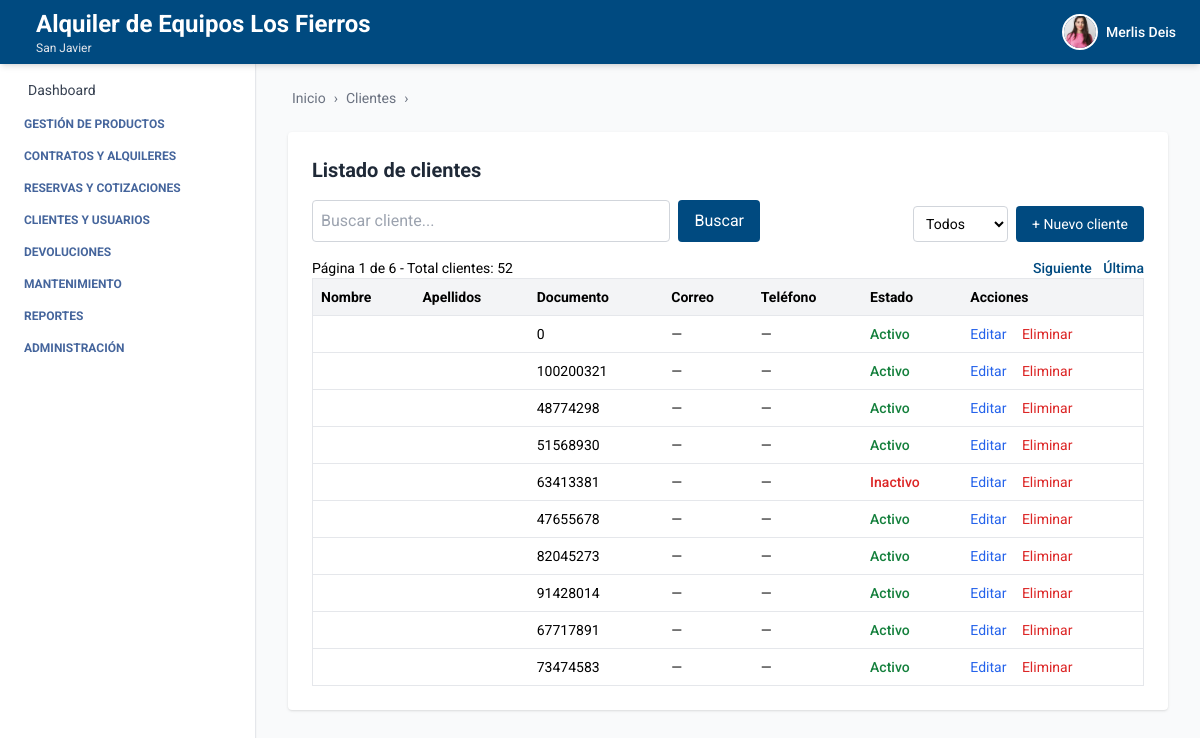
Screenshot of /clientes/ (signed in) with the database file from the repository.
### autenticacion/models.py (models this page shows, shortened)
class Usuario(AbstractUser):
    telefono = models.CharField(max_length=20, blank=True, null=True)
    empresa = models.ForeignKey(Empresa, on_delete=models.SET_NULL, null=True, blank=True)
    sucursal = models.ForeignKey(Sucursal, on_delete=models.SET_NULL, null=True, blank=True)
    ESTADOS = [
        ("activo", "Activo"),
        ("inactivo", "Inactivo"),
    ]
    estado = models.CharField(max_length=10, choices=ESTADOS, default="activo")
    foto_perfil = models.ImageField(upload_to='usuarios/img/', blank=True, null=True)
    groups = models.ManyToManyField(
        Group,
        related_name='usuarios',  # Evita conflicto con 'user_set'
        blank=True,
        help_text='The groups this user belongs to.',
        verbose_name='groups'
    )
    user_permissions = models.ManyToManyField(
        Permission,
        related_name='usuarios',  # Evita conflicto con 'user_set'
        blank=True,
        help_text='Specific permissions for this user.',
        verbose_name='user permissions'
    )

### empresa/models.py (models this page shows, shortened)
class Empresa(models.Model):
    ESTADOS = [
        ("activo", "Activo"),
        ("inactivo", "Inactivo"),
    ]
    nombre = models.CharField(max_length=100)
    nit = models.CharField(max_length=50, unique=True)
    ciudad = models.CharField(max_length=100, blank=True, null=True)
    direccion = models.CharField(max_length=255, blank=True, null=True)
    departamento = models.CharField(max_length=100, blank=True, null=True)
    telefono = models.CharField(max_length=20, blank=True, null=True)
    estado = models.CharField(max_length=20, choices=ESTADOS, default="activo")
    logo = models.ImageField(upload_to='empresas/img/', blank=True, null=True)

class Sucursal(models.Model):
    ESTADOS = [
        ("activo", "Activo"),
        ("inactivo", "Inactivo"),
    ]
    empresa = models.ForeignKey(Empresa, related_name='sucursales', on_delete=models.CASCADE)
    nombre = models.CharField(max_length=100)
    ciudad = models.CharField(max_length=100)
    direccion = models.CharField(max_length=255)
    departamento = models.CharField(max_length=100, blank=True, null=True)
    telefono = models.CharField(max_length=20, blank=True, null=True)
    estado = models.CharField(max_length=20, choices=ESTADOS, default="activo")

### cliente/views.py (the view, shortened to what this page needs)
# urls.py: path('clientes/', cliente_list, name='cliente_list'),
@login_required
def cliente_list(request):
    query = request.GET.get('q', '').strip()
    clientes_qs = Cliente.objects.filter(empresa=request.user.empresa)
    total_clientes = clientes_qs.count()
    clientes_qs = clientes_qs.order_by('nombre')
    paginator = Paginator(clientes_qs, 10)
    page_number = request.GET.get('page')
    clientes = paginator.get_page(page_number)
    total_clientes_str = "Total clientes: " + str(total_clientes)
    return render(request, 'cliente_list.html', {
        'clientes': clientes,
        'total_clientes': total_clientes_str,
        'query': query,
        'estado_filtro': 'todos',
        'breadcrumb_items': [('Clientes', 'Listado')],
    })

### cliente/templates/cliente_list.html (shortened to what this page needs)
{% extends 'index.html' %}
{% block breadcrumb %}
  {% include 'breadcrumb.html' with home='/' breadcrumbs=breadcrumb_items %}
{% endblock %}
{% block content %}
  <div class="max-w-6xl mx-auto mt-6 bg-white p-6 rounded shadow">
    <div class="flex justify-between items-center mb-4">
      <h2 class="text-xl font-bold text-gray-800">Listado de clientes</h2>
    </div>
    <form method="get" class="mb-4 flex justify-between items-end gap-2">
      <div class="flex gap-2 w-full max-w-md">
        <input type="text" name="q" value="{{ query }}" placeholder="Buscar cliente..." class="p-2 border border-gray-300 rounded w-full" />
        <button type="submit" class="bg-[var(--primary-color)] text-white px-4 py-2 rounded">Buscar</button>
      </div>
      <div class="flex items-end gap-2">
        <select id="filtro-estado" class="p-2 border border-gray-300 rounded text-sm bg-white">
          <option value="{% url 'cliente_list' %}" {% if estado_filtro == 'todos' %}selected{% endif %}>Todos</option>
      </select>
        <a href="{% url 'cliente_create' %}" class="bg-[var(--primary-color)] text-white px-4 py-2 rounded text-sm hover:bg-blue-700 transition">+ Nuevo cliente</a>
      </div>
    </form>
    <table class="min-w-full bg-white border border-gray-200 rounded text-sm">
      <thead class="bg-gray-100 text-left">
        <tr>
          <th class="p-2">Nombre</th>
          <th class="p-2">Apellidos</th>
          <th class="p-2">Documento</th>
          <th class="p-2">Correo</th>
          <th class="p-2">Teléfono</th>
          <th class="p-2">Estado</th>
          <th class="p-2">Acciones</th>
        </tr>
      </thead>
      <tbody>
        {% for cliente in clientes %}
          <tr class="border-t">
            <td class="p-2">{{ cliente.nombre }}</td>
            <td class="p-2">{{ cliente.apellidos }}</td>
            <td class="p-2">{{ cliente.tipo_documento }} {{ cliente.documento }}</td>
            <td class="p-2">{{ cliente.correo|default:'—' }}</td>
            <td class="p-2">{{ cliente.telefono|default:'—' }}</td>
            <td class="p-2">
              {% if cliente.estado %}
                <span class="text-green-700 font-medium">Activo</span>
              {% else %}
                <span class="text-red-600 font-medium">Inactivo</span>
              {% endif %}
            </td>
            <td class="p-2 text-sm">
              <a href="{% url 'cliente_edit' cliente.id %}" class="text-blue-600 hover:underline mr-3">Editar</a>
              <a href="{% url 'cliente_delete' cliente.id %}" class="text-red-600 hover:underline">Eliminar</a>
            </td>
          </tr>
        {% empty %}
          <tr>
            <td colspan="7" class="p-4 text-center text-gray-500">No hay clientes registrados.</td>
          </tr>
        {% endfor %}
      </tbody>
      <div class="mt-4 flex justify-between items-center text-sm">
        <div>
          Página {{ clientes.number }} de {{ clientes.paginator.num_pages }} - <span>{{ total_clientes }}</span>
        </div>
        <div class="space-x-2">
          {% if clientes.has_next %}
            <a href="?page={{ clientes.next_page_number }}"
              class="text-[var(--primary-color)] font-medium">
              Siguiente
            </a>
            <a href="?page={{ clientes.paginator.num_pages }}"
              class="text-[var(--primary-color)] font-medium">
              Última
            </a>
          {% endif %}
        </div>
      </div>
    </table>
  </div>
{% endblock %}

### core/templates/header.html (shortened to what this page needs)
<header class="bg-[var(--primary-color)] shadow-md w-full h-16 flex items-center px-6 justify-between fixed top-0 left-0 z-10">
  <h1 class="text-white flex items-center gap-3 leading-tight">
    <div class="leading-tight">
  {% if request.user.is_authenticated %}
    {% if request.user.empresa %}
      <span class="text-xl sm:text-2xl font-bold block">
        {{ request.user.empresa.nombre }}
      </span>
    {% endif %}
    {% if request.user.sucursal %}
      <span class="text-xs text-gray-200 block">
        {{ request.user.sucursal.nombre }}
      </span>
    {% endif %}
  {% else %}
    <span class="text-xl text-gray-200 block">Gestión inteligente de Equipos</span>
  {% endif %}
</div>
  </h1>
  {% if request.user.is_authenticated %}
  <div x-data="{ open: false }" class="relative flex items-center space-x-3 cursor-pointer" @click.away="open = false">
    <button @click="open = !open" class="flex items-center space-x-2 focus:outline-none">
      {% if request.user.foto_perfil %}
        <img src="{{ request.user.foto_perfil.url }}" alt="Perfil" class="w-9 h-9 rounded-full object-cover border-2 border-white" />
      {% else %}
        <div class="w-9 h-9 rounded-full bg-white text-[var(--primary-color)] flex items-center justify-center font-bold text-sm">
          {{ request.user.first_name|first }}{{ request.user.last_name|first }}
        </div>
      {% endif %}
      <span class="text-white hidden sm:block text-sm font-medium">{{ request.user.first_name }}</span>
    </button>
  </div>
  {% endif %}
</header>

### core/templates/index.html (style rules this page uses)
:root { --primary-color: #004a80; --text-aside-color: rgb(69, 101, 156); }
body { font-family: 'Roboto', sans-serif; }

### rows the page displays
Usuario: user.empresa.nombre "Alquiler de Equipos Los Fierros", user.sucursal.nombre "San Javier", user.foto_perfil (picture), user.first_name "Merlis Deis"

### other values shown
{{ label }} "Clientes"
{{ cliente.documento }} "0" "100200321" "48774298" "51568930" "63413381" "47655678" "82045273" "91428014" "67717891" "73474583"
{{ cliente.correo|default:'—' }} "—" "—" "—" "—" "—" "—" "—" "—" "—" "—"
{{ cliente.telefono|default:'—' }} "—" "—" "—" "—" "—" "—" "—" "—" "—" "—"
{{ clientes.number }} "1"
{{ clientes.paginator.num_pages }} "6"
{{ total_clientes }} "Total clientes: 52"
